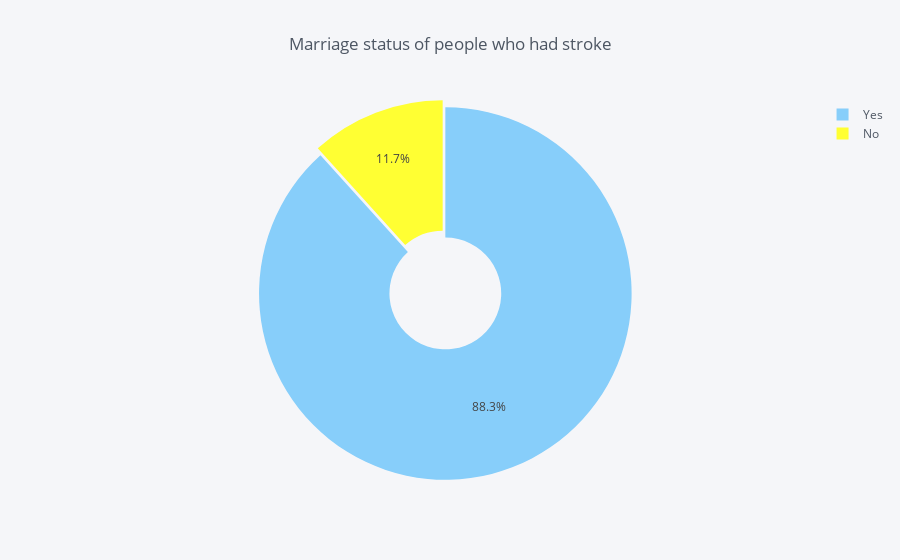

Notebook source saved alongside this figure:
### Code cell
Married = df.groupby(df['ever_married'])['stroke'].sum()
data_Married = pd.DataFrame({'labels': Married.index,
                   'values': Married.values
                  })
data_Married.iplot(kind='pie',labels='labels',values='values', title='Marriage status of people who had stroke', colors = colors, 
            pull=[0.02, 0.02],hole = 0.3)

### Figure 1 — Plotly figure (JSON) as saved in the notebook; plotly's stock layout.template omitted (floating-point values rounded to 4 significant figures)
{"data": [{"hole": 0.3, "labels": ["No", "Yes"], "marker": {"colors": ["rgba(255, 255, 51, 1.0)", "rgba(135, 206, 250, 1.0)"]}, "name": "", "pull": [0.02, 0.02], "type": "pie", "values": [29, 219]}], "layout": {"legend": {"bgcolor": "#F5F6F9", "font": {"color": "#4D5663"}}, "paper_bgcolor": "#F5F6F9", "plot_bgcolor": "#F5F6F9", "title": "Marriage status of people who had stroke", "titlefont": {"color": "#4D5663"}}}
